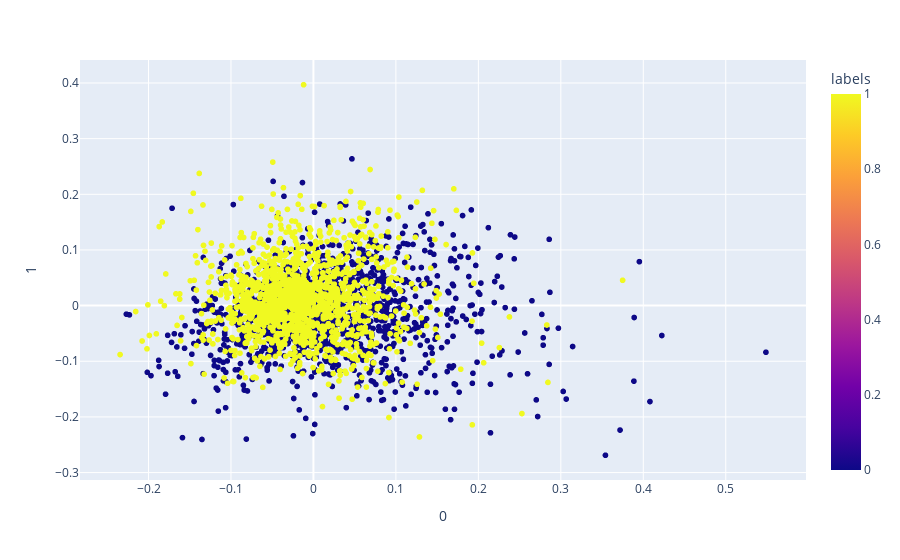

Source (notebook cell):
### Markdown cell above
PCA Projection

### Code cell
X = data
pca = decomposition.PCA(n_components=2)
pca.fit(X)
X = pca.transform(X)

df = pd.DataFrame(X)
df['labels'] = labels

fig = px.scatter(df, x=0, y=1,
              color='labels')
fig.show()

### Figure 1 — Plotly figure (JSON) as saved in the notebook; plotly's stock layout.template omitted (floating-point values rounded to 4 significant figures; data arrays with more than 128 entries replaced by an {"elided": "..."} marker saying what was removed)
{"data": [{"hovertemplate": "0=%{x}<br>1=%{y}<br>labels=%{marker.color}<extra></extra>", "legendgroup": "", "marker": {"color": {"elided": "3000 int values"}, "coloraxis": "coloraxis", "symbol": "circle"}, "mode": "markers", "name": "", "showlegend": false, "type": "scattergl", "x": {"elided": "3000 float values"}, "xaxis": "x", "y": {"elided": "3000 float values"}, "yaxis": "y"}], "layout": {"coloraxis": {"colorbar": {"title": {"text": "labels"}}, "colorscale": [[0, "#0d0887"], [0.1111, "#46039f"], [0.2222, "#7201a8"], [0.3333, "#9c179e"], [0.4444, "#bd3786"], [0.5556, "#d8576b"], [0.6667, "#ed7953"], [0.7778, "#fb9f3a"], [0.8889, "#fdca26"], [1, "#f0f921"]]}, "legend": {"tracegroupgap": 0}, "margin": {"t": 60}, "xaxis": {"anchor": "y", "domain": [0, 1], "title": {"text": "0"}}, "yaxis": {"anchor": "x", "domain": [0, 1], "title": {"text": "1"}}}}
